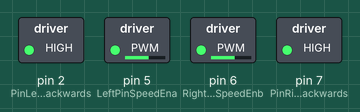
A sketch run on a simulated Arduino Uno, built with avr-gcc and run on an emulated ATmega328P. Parts: switched loads named in the sketch (green lamp = pin HIGH). Pins used as bus, display or sensor lines are not drawn.

Above: at 0.1 s.
Timing chart, 0 to 1.6 s (numbered marks = the images above):
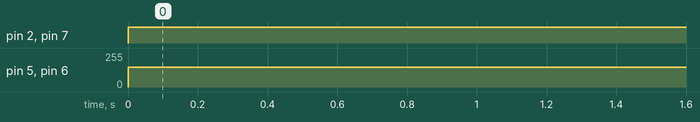

Measured:
- by itself, pin 2 (PinLeftBackwards), pin 7 (PinRightBackwards): LOW → HIGH at 0.00 s
- by itself, pin 5 (LeftPinSpeedEna), pin 6 (RightPinSpeedEnb): 0/255 → 150/255 at 0.00 s

The sketch:

code.ino
```cpp
#define LeftPinSpeedEna 5     // Pin for controlling speed (ENA) of the motor driver board
#define RightPinSpeedEnb 6    // Pin for controlling speed (ENB) of the motor driver board
int PinLeftBackwards = 2;     // Pin for controlling turning (IN1) of the motor driver board
int PinLeftForward = 4;       // Pin for controlling turning (IN2) of the motor driver board
int PinRightBackwards = 7;    // Pin for controlling turning (IN3) of the motor driver board
int PinRightForwards = 8;     // Pin for controlling turning (IN4) of the motor driver board

void setup()
{
  pinMode(PinLeftBackwards, OUTPUT);   // Pin 2
  pinMode(PinLeftForward, OUTPUT);     // Pin 4
  pinMode(PinRightBackwards, OUTPUT);  // Pin 7
  pinMode(PinRightForwards, OUTPUT);   // Pin 8
  pinMode(LeftPinSpeedEna, OUTPUT);    // Pin 5 (PWM)
  pinMode(RightPinSpeedEnb, OUTPUT);   // Pin 6 (PWM)

}

void loop()
{
  go_forward(150);
  delay(2000); // milliseconds
  stopp();
  // Edit here to complete the circuit
}

void go_forward(unsigned char speed_val)  // speed_val: 0~255
{
  digitalWrite(PinRightBackwards, HIGH);
  digitalWrite(PinRightForwards, LOW);
  digitalWrite(PinLeftBackwards, HIGH);
  digitalWrite(PinLeftForward, LOW);
  analogWrite(LeftPinSpeedEna, speed_val);
  analogWrite(RightPinSpeedEnb, speed_val);
}

void go_backward(unsigned char speed_val)  // speed_val: 0~255
{
  digitalWrite(PinRightBackwards, LOW);
  digitalWrite(PinRightForwards, HIGH);
  digitalWrite(PinLeftBackwards, LOW);
  digitalWrite(PinLeftForward, HIGH);
  analogWrite(LeftPinSpeedEna, speed_val);
  analogWrite(RightPinSpeedEnb, speed_val);
}

void rotate_left(unsigned char speed_val)  // speed_val: 0~255
{
  digitalWrite(PinRightBackwards, HIGH);
  digitalWrite(PinRightForwards, LOW);
  digitalWrite(PinLeftBackwards, LOW);
  digitalWrite(PinLeftForward, HIGH);
  analogWrite(LeftPinSpeedEna, speed_val);
  analogWrite(RightPinSpeedEnb, speed_val);
}

void rotate_right(unsigned char speed_val)  // speed_val: 0~255
{
  digitalWrite(PinRightBackwards, LOW);
  digitalWrite(PinRightForwards, HIGH);
  digitalWrite(PinLeftBackwards, HIGH);
  digitalWrite(PinLeftForward, LOW);
  analogWrite(LeftPinSpeedEna, speed_val);
  analogWrite(RightPinSpeedEnb, speed_val);
}

void stopp()  // Stop the motors
{
  digitalWrite(PinRightBackwards, HIGH);
  digitalWrite(PinRightForwards, HIGH);
  digitalWrite(PinLeftBackwards, HIGH);
  digitalWrite(PinLeftForward, HIGH);
}
```
